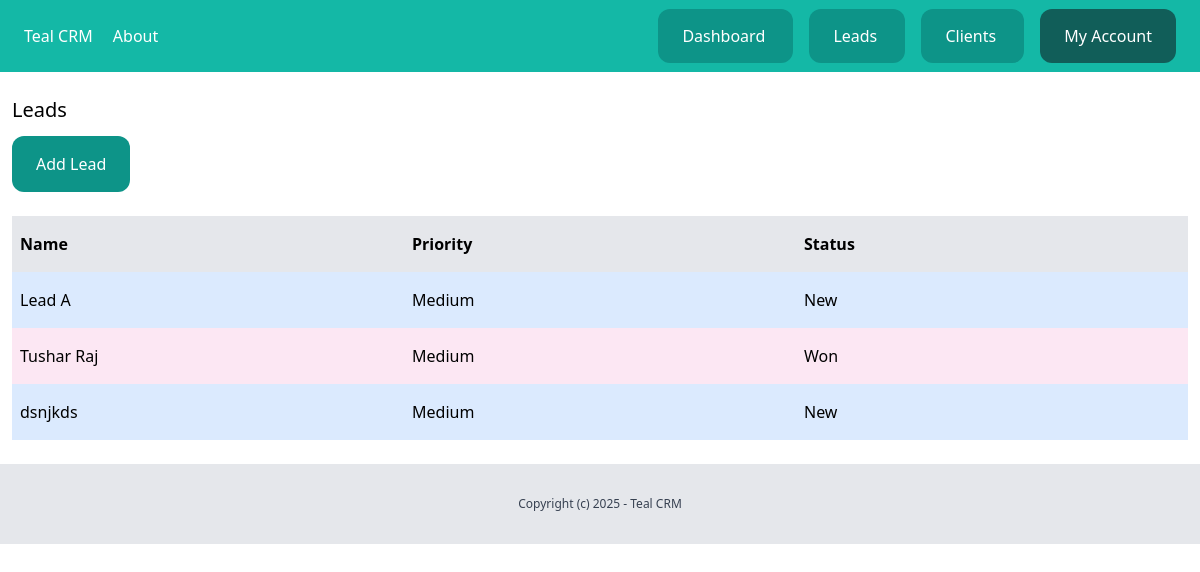
Screenshot of /dashboard/leads/ (signed in) with the database file from the repository.
### leads/models.py (models this page shows, shortened)
class Lead(models.Model):
    LOW = 'low'
    MEDIUM = 'medium'
    HIGH = 'high'
    CHOICES_PRIORITY = (
        (LOW, 'Low'),
        (MEDIUM, 'Medium'),
        (HIGH, 'High')
    )
    NEW = 'new'
    CONTACTED = 'contacted'
    WON = 'won'
    LOST = 'lost'
    CHOICES_STATUS = (
        (NEW, 'New'),
        (CONTACTED, 'Contacted'),
        (WON, 'Won'),
        (LOST, 'Lost')
    )
    team = models.ForeignKey(Team, related_name='leads', on_delete=models.CASCADE)
    name=models.CharField(max_length=255)
    email=models.EmailField()
    description=models.TextField(blank=True,null=True)
    priority = models.CharField(max_length=10, choices=CHOICES_PRIORITY, default=MEDIUM)
    status = models.CharField(max_length=10, choices=CHOICES_STATUS, default=NEW)
    converted_to_client=models.BooleanField(default=False)
    created_by = models.ForeignKey(User, related_name='leads', on_delete=models.CASCADE)
    created_at = models.DateTimeField(auto_now_add=True)
    modified_at = models.DateTimeField(auto_now=True)
    class Meta:
        ordering=('name',)

### leads/views.py (the view)
# urls.py: path('', views.LeadListView.as_view(), name='list'),
class LeadListView(LoginRequiredMixin,ListView):
    model = Lead
    template_name = 'leads/leads_list.html'
    context_object_name = 'leads'
    @method_decorator(login_required)
    def dispatch(self, *args, **kwargs):
        return super().dispatch(*args, **kwargs)
    def get_queryset(self):
        return Lead.objects.filter(created_by=self.request.user,converted_to_client=False)

### leads/templates/leads/leads_list.html (shortened to what this page needs)
{% extends 'core/base.html' %}
{% block content %}
<div class="px-3 py-6">
    <h1 class="text-xl mb-3">Leads</h1>
    <a href="{% url 'leads:add' %}" class="inline-block py-4 px-6 bg-teal-600 rounded-xl text-white">
        Add Lead
    </a>
    <div class="mt-6  flex justify-between">
        <p class="py-4 px-2 bg-gray-200 font-semibold w-full">Name</p>
        <p class="py-4 px-2 bg-gray-200 font-semibold w-full">Priority</p>
        <p class="py-4 px-2 bg-gray-200 font-semibold w-full">Status</p>
    </div>
    {% for lead in leads %}
    <div class="flex justify-between">
        <p class="py-4 px-2 w-full {% cycle 'bg-blue-100' 'bg-pink-100'  %}">
            <a href="{% url 'leads:detail' lead.id %}"> {{lead.name}} </a></a>
        </p>
        <p class="py-4 px-2 w-full {% cycle 'bg-blue-100' 'bg-pink-100'  %}">{{lead.get_priority_display}}</p>
        <p class="py-4 px-2 w-full {% cycle 'bg-blue-100' 'bg-pink-100'  %}">{{lead.get_status_display}}</p>
    </div>
    {% empty %}
    <p class="px-2 mt-3">There are no leads in the Database Right Now</p>
    {% endfor %}
</div>
{% endblock %}

### rows the page displays
Lead: name "Lead A", priority "Medium", status "New"
Lead: name "Tushar Raj", priority "Medium", status "Won"
Lead: name "dsnjkds", priority "Medium", status "New"
